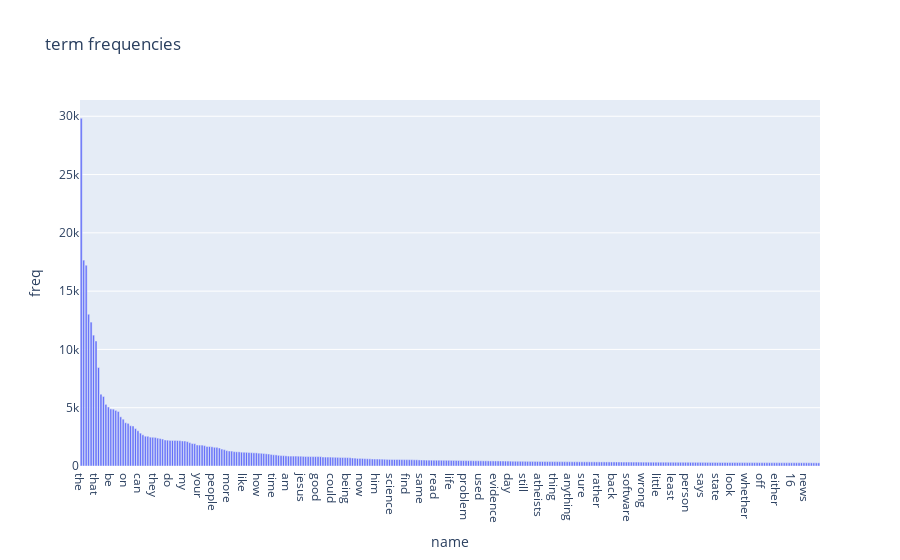

Notebook code cell kept with this figure:
### Markdown cell above
### >>> **Exercise 15 (take home):** 
Additionally, you can attempt to sort the terms on the `x-axis` by frequency instead of in alphabetical order. This way the visualization is more meaninfgul and you will be able to observe the so called [long tail](https://en.wikipedia.org/wiki/Long_tail) (get familiar with this term since it will appear a lot in data mining and other statistics courses). see picture below

![alt txt](https://upload.wikimedia.org/wikipedia/commons/thumb/8/8a/Long_tail.svg/1000px-Long_tail.svg.png)

### Code cell
# Answer here

tmp_df = pd.DataFrame({'name': count_vect.get_feature_names_out(), 'freq': term_frequencies})
tmp_df_sorted = tmp_df.sort_values(by='freq', ascending=False)


px.bar(tmp_df_sorted[0:300],
        x='name', y='freq',
        title='term frequencies',
        labels={'x':'term', 'y':'frequency'},
)

### Figure 1 — Plotly figure (JSON) as saved in the notebook; plotly's stock layout.template omitted (floating-point values rounded to 4 significant figures; data arrays with more than 128 entries replaced by an {"elided": "..."} marker saying what was removed)
{"data": [{"alignmentgroup": "True", "hovertemplate": "name=%{x}<br>freq=%{y}<extra></extra>", "legendgroup": "", "marker": {"color": "#636efa", "pattern": {"shape": ""}}, "name": "", "offsetgroup": "", "orientation": "v", "showlegend": false, "textposition": "auto", "type": "bar", "x": {"elided": "300 str values"}, "xaxis": "x", "y": {"elided": "300 int values"}, "yaxis": "y"}], "layout": {"barmode": "relative", "legend": {"tracegroupgap": 0}, "title": {"text": "term frequencies"}, "xaxis": {"anchor": "y", "domain": [0, 1], "title": {"text": "name"}}, "yaxis": {"anchor": "x", "domain": [0, 1], "title": {"text": "freq"}}}}
